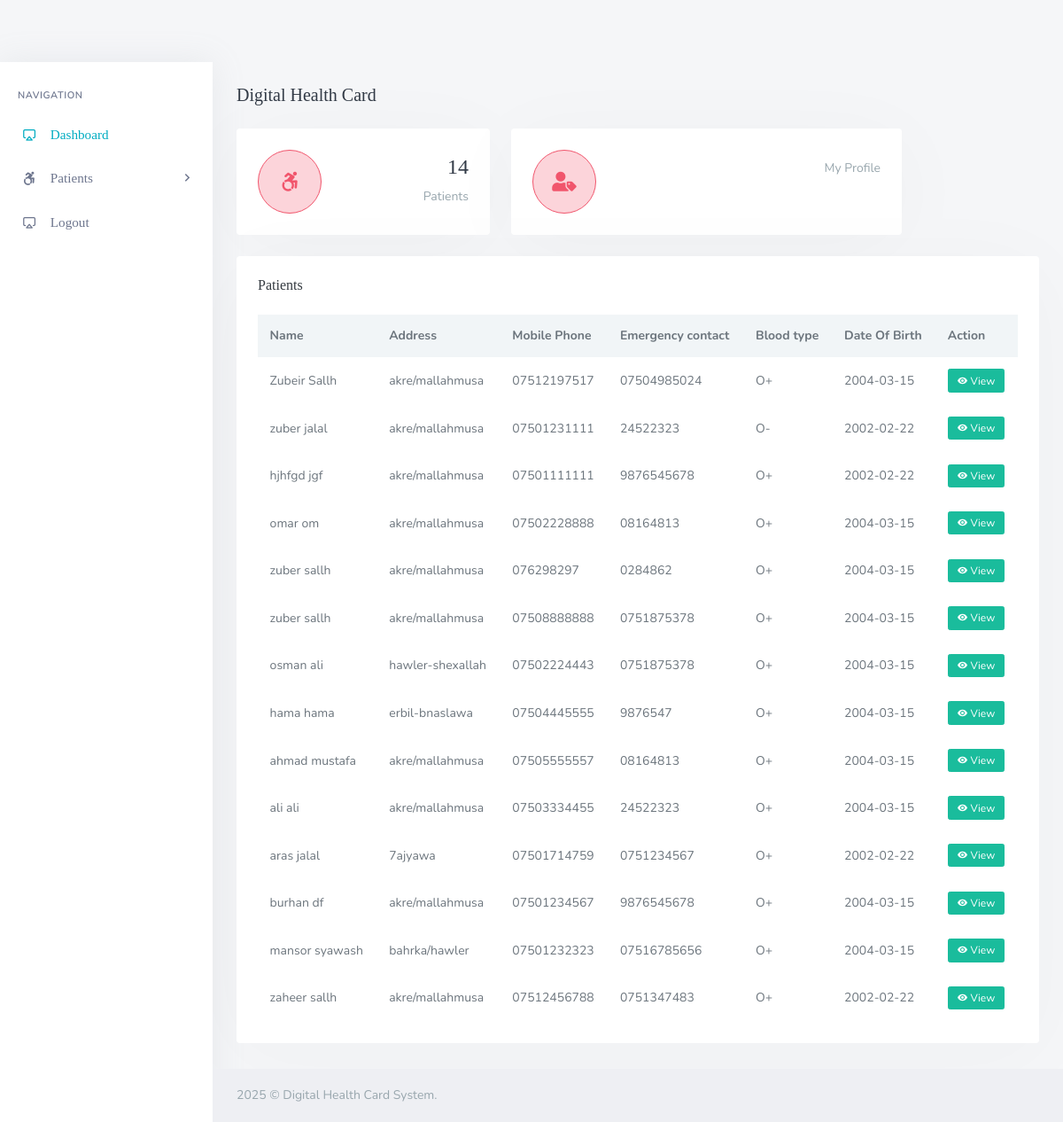
Page /backend/doc/his_doc_dashboard.php on the committed database.
### tables this page shows
CREATE TABLE `patient` (
  `patient_id` int(11) NOT NULL,
  `first_name` varchar(50) NOT NULL,
  `last_name` varchar(50) NOT NULL,
  `date_of_birth` date NOT NULL,
  `address` varchar(255) DEFAULT NULL,
  `contact_information` varchar(255) DEFAULT NULL,
  `emergency_contact_detail` varchar(255) DEFAULT NULL,
  `blood_type` varchar(3) DEFAULT NULL,
  `past_illnesses` text DEFAULT NULL,
  `surgeries` text DEFAULT NULL,
  `chronic_conditions` text DEFAULT NULL,
  `family_medical_history` text DEFAULT NULL,
  `medication` longtext DEFAULT NULL CHECK (json_valid(`medication`)),
  `allergies` text DEFAULT NULL,
  `investigations` longblob DEFAULT NULL,
  `patient_password` varchar(255) NOT NULL,
  `pat_date_joined` datetime NOT NULL DEFAULT current_timestamp(),
  `qr_code_image_path` varchar(255) DEFAULT NULL
);

### backend/doc/his_doc_dashboard.php (the view, shortened to what this page needs)
<?php
include('assets/inc/config.php');
?>
<!DOCTYPE html>
<html lang="en">
<?php include("assets/inc/head.php"); ?>
<body>
    <div id="wrapper">
        <?php include('assets/inc/sidebar.php'); ?>
        <div class="content-page">
            <div class="content">
                <div class="container-fluid">
                    <div class="row">
                        <div class="col-12">
                            <div class="page-title-box">
                                <h4 class="page-title">Digital Health Card</h4>
                            </div>
                        </div>
                    </div>
                    <div class="row">
                        <div class="col-md-6 col-xl-4">
                            <div class="widget-rounded-circle card-box">
                                <div class="row">
                                    <div class="col-6">
                                        <div class="avatar-lg rounded-circle bg-soft-danger border-danger border">
                                            <i class="fab fa-accessible-icon font-22 avatar-title text-danger"></i>
                                        </div>
                                    </div>
                                    <div class="col-6">
                                        <div class="text-right">
                                            <?php
                                            $result = "SELECT COUNT(*) FROM patient";
                                            $stmt   = $mysqli->prepare($result);
                                            $stmt->execute();
                                            $stmt->bind_result($patient);
                                            ?>
                                            <h3 class="text-dark mt-1">
                                                <span data-plugin="counterup"><?php echo $patient; ?></span>
                                            </h3>
                                            <p class="text-muted mb-1 text-truncate">Patients</p>
                                        </div>
                                    </div>
                                </div>
                            </div>
                        </div>
                        <div class="col-md-6 col-xl-6">
                            <a href="his_doc_account.php">
                                <div class="widget-rounded-circle card-box">
                                    <div class="row">
                                        <div class="col-6">
                                            <div class="avatar-lg rounded-circle bg-soft-danger border-danger border">
                                                <i class="fas fa-user-tag font-22 avatar-title text-danger"></i>
                                            </div>
                                        </div>
                                        <div class="col-6">
                                            <div class="text-right">
                                                <p class="text-muted mb-1 text-truncate">My Profile</p>
                                            </div>
                                        </div>
                                    </div>
                                </div>
                            </a>
                        </div>
                    </div>
                    <div class="row">
                        <div class="col-xl-12">
                            <div class="card-box">
                                <h4 class="header-title mb-3">Patients</h4>
                                <div class="table-responsive">
                                    <table class="table table-borderless table-hover table-centered m-0">
                                        <thead class="thead-light">
                                            <tr>
                                                <th>Name</th>
                                                <th>Address</th>
                                                <th>Mobile Phone</th>
                                                <th>Emergency contact</th>
                                                <th>Blood type</th>
                                                <th>Date Of Birth</th>
                                                <th>Action</th>
                                            </tr>
                                        </thead>
                                        <?php
                                        $ret = "SELECT * FROM patient ORDER BY RAND() LIMIT 100";
                                        $stmt = $mysqli->prepare($ret);
                                        $stmt->execute();
                                        $res  = $stmt->get_result();
                                        while ($row = $res->fetch_object()) {
                                        ?>
                                            <tbody>
                                                <tr>
                                                    <td>
                                                        <?php echo htmlspecialchars($row->first_name . ' ' . $row->last_name); ?>
                                                    </td>
                                                    <td>
                                                        <?php echo htmlspecialchars($row->address); ?>
                                                    </td>
                                                    <td>
                                                        <?php echo htmlspecialchars($row->contact_information); ?>
                                                    </td>
                                                    <td>
                                                        <?php echo htmlspecialchars($row->emergency_contact_detail); ?>
                                                    </td>
                                                    <td>
                                                        <?php echo htmlspecialchars($row->blood_type); ?>
                                                    </td>
                                                    <td>
                                                        <?php echo htmlspecialchars($row->date_of_birth); ?>
                                                    </td>
                                                    <td>
                                                        <a href="his_doc_view_single_patient.php?patient_id=<?php echo $row->patient_id; ?>&&pat_phone=<?php echo htmlspecialchars($row->contact_information); ?>&&pat_name=<?php echo htmlspecialchars($row->first_name . '_' . $row->last_name); ?>"
                                                            class="btn btn-xs btn-success">
                                                            <i class="mdi mdi-eye"></i> View
                                                        </a>
                                                    </td>
                                                </tr>
                                            </tbody>
                                        <?php } ?>
                                    </table>
                                </div>
                            </div>
                        </div>
                    </div>
                </div>
            </div>
            <?php include('assets/inc/footer.php'); ?>
        </div>
    </div>
</body>
</html>

### rows in the picture
patient: first_name+last_name "Zubeir Sallh", address "akre/mallahmusa", contact_information "07512197517", emergency_contact_detail "07504985024", blood_type "O+", date_of_birth "2004-03-15"
patient: first_name+last_name "zuber jalal", address "akre/mallahmusa", contact_information "07501231111", emergency_contact_detail "24522323", blood_type "O-", date_of_birth "2002-02-22"
patient: first_name+last_name "hjhfgd jgf", address "akre/mallahmusa", contact_information "07501111111", emergency_contact_detail "9876545678", blood_type "O+", date_of_birth "2002-02-22"
patient: first_name+last_name "omar om", address "akre/mallahmusa", contact_information "07502228888", emergency_contact_detail "08164813", blood_type "O+", date_of_birth "2004-03-15"
patient: first_name+last_name "zuber sallh", address "akre/mallahmusa", contact_information "076298297", emergency_contact_detail "0284862", blood_type "O+", date_of_birth "2004-03-15"
patient: first_name+last_name "zuber sallh", address "akre/mallahmusa", contact_information "07508888888", emergency_contact_detail "0751875378", blood_type "O+", date_of_birth "2004-03-15"
patient: first_name+last_name "osman ali", address "hawler-shexallah", contact_information "07502224443", emergency_contact_detail "0751875378", blood_type "O+", date_of_birth "2004-03-15"
patient: first_name+last_name "hama hama", address "erbil-bnaslawa", contact_information "07504445555", emergency_contact_detail "9876547", blood_type "O+", date_of_birth "2004-03-15"
patient: first_name+last_name "ahmad mustafa", address "akre/mallahmusa", contact_information "07505555557", emergency_contact_detail "08164813", blood_type "O+", date_of_birth "2004-03-15"
patient: first_name+last_name "ali ali", address "akre/mallahmusa", contact_information "07503334455", emergency_contact_detail "24522323", blood_type "O+", date_of_birth "2004-03-15"
patient: first_name+last_name "aras jalal", address "7ajyawa", contact_information "07501714759", emergency_contact_detail "0751234567", blood_type "O+", date_of_birth "2002-02-22"
patient: first_name+last_name "burhan df", address "akre/mallahmusa", contact_information "07501234567", emergency_contact_detail "9876545678", blood_type "O+", date_of_birth "2004-03-15"
patient: first_name+last_name "mansor syawash", address "bahrka/hawler", contact_information "07501232323", emergency_contact_detail "07516785656", blood_type "O+", date_of_birth "2004-03-15"
patient: first_name+last_name "zaheer sallh", address "akre/mallahmusa", contact_information "07512456788", emergency_contact_detail "0751347483", blood_type "O+", date_of_birth "2002-02-22"

### other values in the picture
$patient "14"
